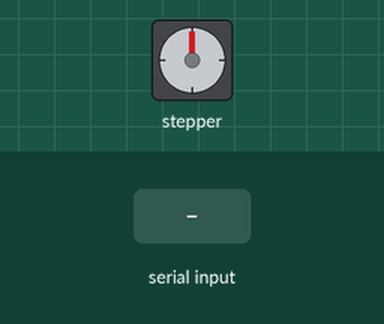
Simulated run of this sketch. Board: Arduino Uno, built with avr-gcc and run on an emulated ATmega328P. On the bench: stepper motor. The inputs (shaded band) are chosen by the test bench. Stepper angles assume 2048 steps per turn.

Above: at 1.2 s.
1.3 s: "s" received over Serial
Timing chart, 0 to 4.3 s (numbered marks = the images above; inputs shaded):
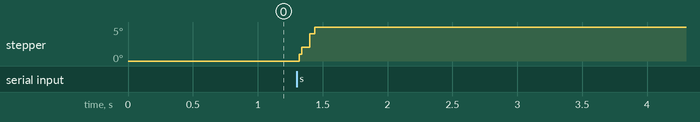

The sketch:

snapstepper.ino
```cpp
#include <Stepper.h>
const int stepsPerRevolution = 2048;
const int rpm = 6;

Stepper stepper1 = Stepper(stepsPerRevolution, 8, 10, 9, 11);

void setup() {
  Serial.begin(9600);
  stepper1.setSpeed(rpm);
}

void loop() {
  if(Serial.available() > 0) {
    if(Serial.read() == 's') {
      stepper1.step(32);
    }
  }
}
```
